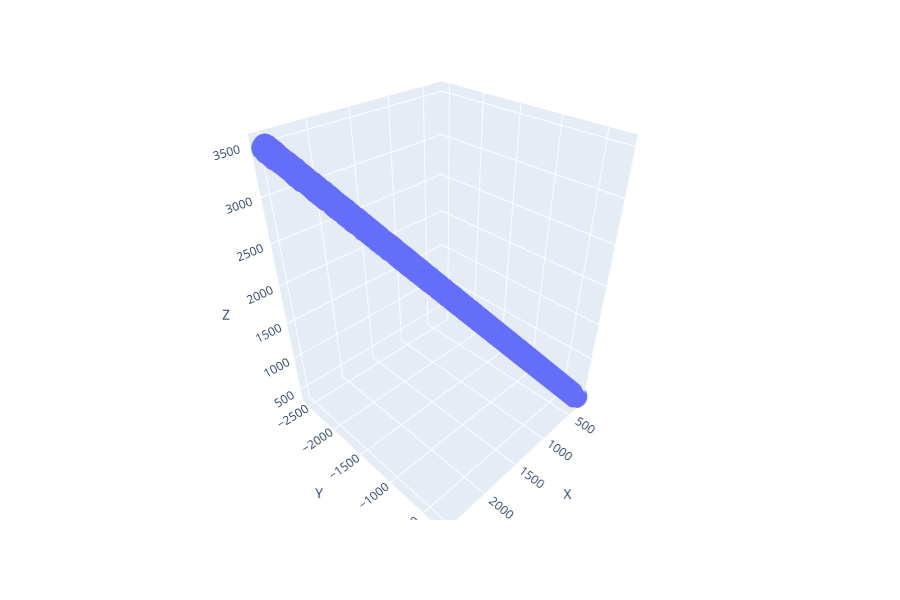

The cell this chart's notebook holds for it:
### Code cell
import plotly.express as px

fig = px.scatter_3d(df, x='X', y='Y', z='Z')
fig.show()

### Figure 1 — Plotly figure (JSON) as saved in the notebook; plotly's stock layout.template omitted (floating-point values rounded to 4 significant figures; data arrays with more than 128 entries replaced by an {"elided": "..."} marker saying what was removed)
{"data": [{"hoverlabel": {"namelength": 0}, "hovertemplate": "X=%{x}<br>Y=%{y}<br>Z=%{z}", "legendgroup": "", "marker": {"color": "#636efa", "symbol": "circle"}, "mode": "markers", "name": "", "scene": "scene", "showlegend": false, "type": "scatter3d", "x": {"elided": "9064 float values"}, "y": {"elided": "9064 float values"}, "z": {"elided": "9064 float values"}}], "layout": {"height": 600, "legend": {"tracegroupgap": 0}, "margin": {"t": 60}, "scene": {"domain": {"x": [0, 0.98], "y": [0, 1]}, "xaxis": {"title": {"text": "X"}}, "yaxis": {"title": {"text": "Y"}}, "zaxis": {"title": {"text": "Z"}}}}}
